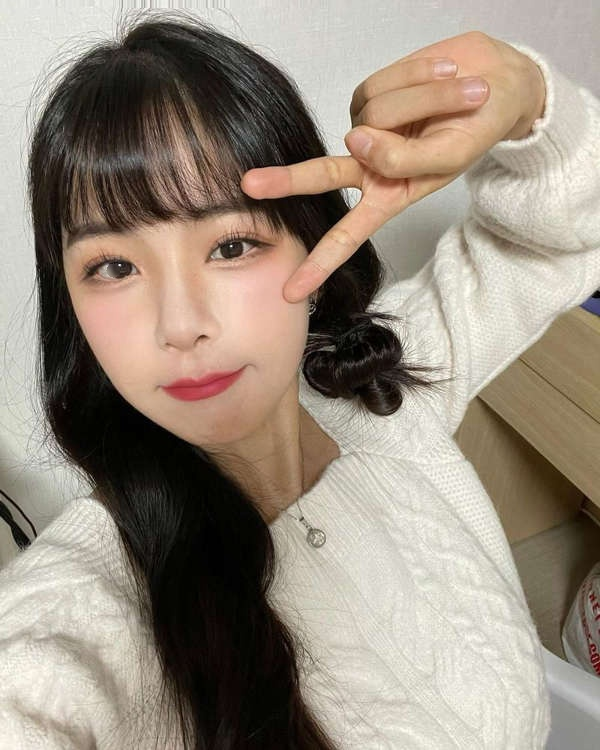
#> input picture eyeDetection/protectedImage/new.jpg, 600 x 750 px
$ python -i blurIris.py   (imports and definitions only)
#> lines starting #> are read from the running program, lines starting #| are printed output that depends on the picture
def iris_blur(image_file_name) :
#> called with image_file_name = 'protectedImage/new.jpg'
    import cv2
    import numpy as np
    import matplotlib.pyplot as plt
    import math
    import os

    face_cascade = cv2.CascadeClassifier(cv2.data.haarcascades + 'haarcascade_frontalface_default.xml')
    eye_cascade = cv2.CascadeClassifier(cv2.data.haarcascades + 'haarcascade_eye.xml')
    outputImage = os.path.dirname(os.path.realpath(__file__))+'/protectedImage/new.jpg'

    img = cv2.imread(image_file_name)
#> img is the input picture: shape (750, 600, 3); mean B, G, R 127.1, 140.7, 152.9
    gray = cv2.cvtColor(img, cv2.COLOR_BGR2GRAY)
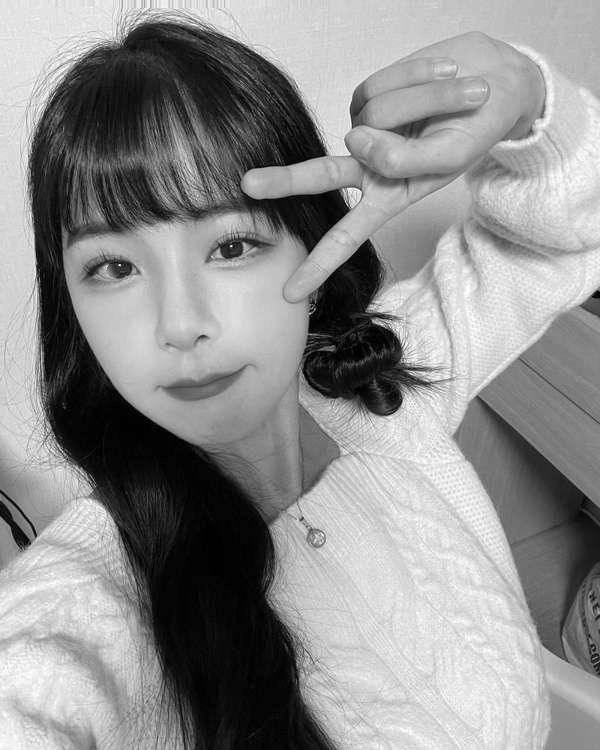
#> gray: shape (750, 600); min 0, max 255, mean 142.8

    ksize = 10
    tmp = 0

    faces = face_cascade.detectMultiScale(gray, 1.3, 5)
#> faces = ()
    for (x, y, w, h) in faces:
        roi_color = img[y:y + h, x:x + w]
        roi_gray = gray[y:y + h, x:x + w]
        eyes = eye_cascade.detectMultiScale(roi_gray)
        for (ex, ey, ew, eh) in eyes:
            p1 = (x+ex+5, y+ey)
            p2 = (p1[0] + ew, p1[1] + eh)

            circle_center = ((p1[0] + p2[0])// 2, (p1[1] + p2[1]) // 2)
            circle_radius = int(math.sqrt(ew*2 + eh*2) // 2)
            mask_img = np.zeros(img.shape, dtype='uint8')
            cv2.circle(mask_img, circle_center, circle_radius, (255, 255, 255), -1)

            img_all_blurred = cv2.blur(img, (ksize, ksize))

            if tmp == 0:
                img_first_blurred = np.where(mask_img > 0, img_all_blurred, img)
                tmp += 1

            else :
                img_second_blurred = np.where(mask_img > 0, img_all_blurred, img_first_blurred)
                tmp += 2
#> this loop made 0 passes
#> after the loop, tmp = 0

    if tmp == 1:
        cv2.imwrite(outputImage,img_first_blurred)

    elif tmp == 2:
        cv2.imwrite(outputImage,img_second_blurred)

    else :
        cv2.imwrite(outputImage,img)


# [2 lines not run here, left out]

>>> result = iris_blur('protectedImage/new.jpg')
